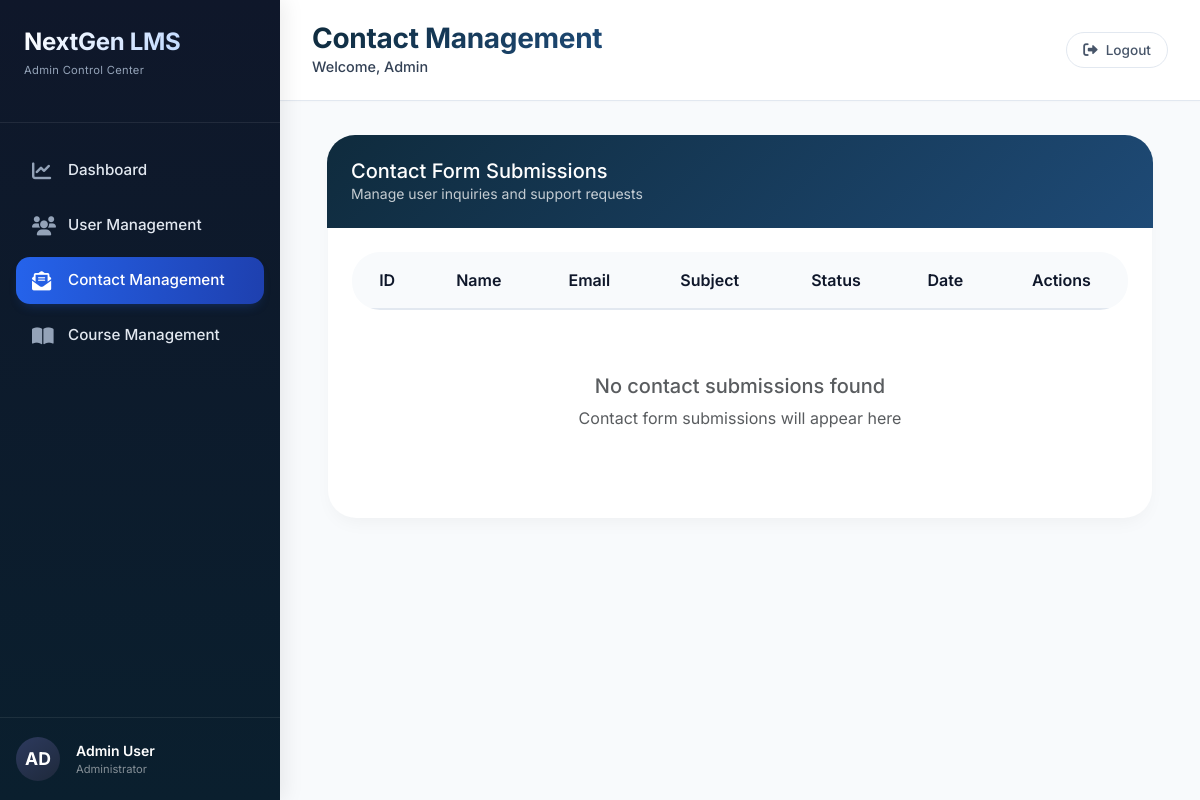
The app's page /admin/contact-management.php (signed in) with its own data.
### tables this page shows
CREATE TABLE IF NOT EXISTS users (
    id INT AUTO_INCREMENT PRIMARY KEY,
    first_name VARCHAR(50) NOT NULL,
    last_name VARCHAR(50) NOT NULL,
    email VARCHAR(100) UNIQUE NOT NULL,
    password VARCHAR(255) NOT NULL,
    phone VARCHAR(20) DEFAULT NULL,
    address TEXT DEFAULT NULL,
    date_of_birth DATE DEFAULT NULL,
    bio TEXT DEFAULT NULL,
    role ENUM('student', 'admin') DEFAULT 'student',
    is_active TINYINT DEFAULT 1,
    created_at TIMESTAMP DEFAULT CURRENT_TIMESTAMP,
    updated_at TIMESTAMP DEFAULT CURRENT_TIMESTAMP ON UPDATE CURRENT_TIMESTAMP,
    INDEX idx_email (email),
    INDEX idx_role (role)
);

### config/database.php (called while the page is built, shortened)
<?php
function getDBConnection() {
    try {
        $pdo = new PDO(
            "mysql:host=" . DB_HOST . ";dbname=" . DB_NAME . ";charset=utf8mb4",
            DB_USER,
            DB_PASS,
            [
                PDO::ATTR_ERRMODE => PDO::ERRMODE_EXCEPTION,
                PDO::ATTR_DEFAULT_FETCH_MODE => PDO::FETCH_ASSOC,
                PDO::ATTR_EMULATE_PREPARES => false
            ]
        );
        return $pdo;
    } catch (PDOException $e) {
        die("Database Connection Failed: " . $e->getMessage());
    }
}
function getUserById($id) {
    $pdo = getDBConnection();
    $columns = ['id', 'first_name', 'last_name', 'email', 'role', 'created_at'];
    $optional_columns = ['phone', 'address', 'date_of_birth', 'bio'];
    foreach ($optional_columns as $col) {
        try {
            $check = $pdo->prepare("SELECT 1 FROM INFORMATION_SCHEMA.COLUMNS WHERE TABLE_SCHEMA = DATABASE() AND TABLE_NAME = 'users' AND COLUMN_NAME = ?");
            $check->execute([$col]);
            if ($check->fetchColumn()) {
                $columns[] = $col;
            }
        } catch (Exception $e) {
        }
    }
    try {
        $sql = "SELECT " . implode(', ', $columns) . " FROM users WHERE id = ? AND is_active = 1";
        $stmt = $pdo->prepare($sql);
        $stmt->execute([$id]);
        $user = $stmt->fetch();
        if ($user) {
            foreach ($optional_columns as $col) {
                if (!isset($user[$col])) {
                    $user[$col] = null;
                }
            }
        }
        return $user;
    } catch (Exception $e) {
        error_log("getUserById error: " . $e->getMessage());
        return null;
    }
}
?>

### admin/contact-management.php (the view, shortened to what this page needs)
<?php
require_once __DIR__ . '/../config/database.php';
$user = getUserById($_SESSION['user_id']);
$contact_page = isset($_GET['contact_page']) ? (int)$_GET['contact_page'] : 1;
$contact_per_page = 10;
$contact_offset = ($contact_page - 1) * $contact_per_page;
try {
    $pdo = getDBConnection();
    $stmt = $pdo->prepare("SELECT * FROM contacts ORDER BY created_at DESC LIMIT ? OFFSET ?");
    $stmt->execute([$contact_per_page, $contact_offset]);
    $contacts = $stmt->fetchAll();
} catch (Exception $e) {
    error_log("Error getting contacts: " . $e->getMessage());
    $contacts = [];
    $total_contacts = 0;
}
$current_page = 'contact-management.php';
?>
<!DOCTYPE html>
<html lang="en">
<head>
    <link rel="stylesheet" href="https://cdnjs.cloudflare.com/ajax/libs/font-awesome/6.0.0-beta3/css/all.min.css">
    <link href="https://cdn.jsdelivr.net/npm/bootstrap@5.3.0-alpha1/dist/css/bootstrap.min.css" rel="stylesheet">
    <link rel="stylesheet" href="css/admin-style.css">
</head>
<body>
<?php include 'includes/sidebar.php'; ?>
            <div class="admin-card">
                <div class="admin-header">
                    <h5 class="mb-0">Contact Form Submissions</h5>
                    <p class="mb-0 small opacity-75">Manage user inquiries and support requests</p>
                </div>
                <div class="card-body p-4">
                    <div class="table-responsive">
                        <table class="admin-table table">
                            <thead>
                                <tr>
                                    <th>ID</th>
                                    <th>Name</th>
                                    <th>Email</th>
                                    <th>Subject</th>
                                    <th>Status</th>
                                    <th>Date</th>
                                    <th>Actions</th>
                                </tr>
                            </thead>
                        </table>
                    </div>
                    <?php if (empty($contacts)): ?>
                        <div class="text-center py-5">
                            <h5 class="text-muted">No contact submissions found</h5>
                            <p class="text-muted">Contact form submissions will appear here</p>
                        </div>
                    <?php endif; ?>
                </div>
            </div>
</div>
</div>
</body>
</html>

### admin/includes/sidebar.php (shortened to what this page needs)
<?php
$pages = [
    'admin-panel.php' => ['label' => 'Dashboard', 'icon' => 'fa-chart-line'],
    'user-management.php' => ['label' => 'User Management', 'icon' => 'fa-users'],
    'contact-management.php' => ['label' => 'Contact Management', 'icon' => 'fa-envelope-open-text'],
    'course-management.php' => ['label' => 'Course Management', 'icon' => 'fa-book-open']
];
$admin_name = trim(($user['first_name'] ?? '') . ' ' . ($user['last_name'] ?? ''));
$initials_source = trim(($user['first_name'] ?? 'A') . ($user['last_name'] ?? 'D'));
$initials = strtoupper(substr(preg_replace('/\s+/', '', $initials_source), 0, 2));
?>
<div class="d-flex admin-layout">
    <aside class="admin-sidebar d-none d-lg-flex flex-column">
        <div class="sidebar-brand">
            <h3>NextGen LMS</h3>
            <p>Admin Control Center</p>
        </div>
        <div class="sidebar-nav flex-grow-1">
            <?php foreach ($pages as $page => $meta): ?>
                <div class="nav-item-custom">
                    <a href="<?php echo $page; ?>" class="nav-link-custom <?php echo $current_page === $page ? 'active' : ''; ?>">
                        <i class="fas <?php echo $meta['icon']; ?>"></i>
                        <span><?php echo $meta['label']; ?></span>
                    </a>
                </div>
            <?php endforeach; ?>
        </div>
        <div class="sidebar-footer">
            <div class="d-flex align-items-center gap-3">
                <div class="admin-avatar">
                    <span><?php echo htmlspecialchars($initials); ?></span>
                </div>
                <div class="text-white small">
                    <div class="fw-semibold"><?php echo htmlspecialchars($admin_name); ?></div>
                    <div class="text-white-50" style="font-size: 0.7rem;">Administrator</div>
                </div>
            </div>
        </div>
    </aside>
    <div class="main-content-panel">
        <nav class="top-navbar d-flex justify-content-between align-items-center gap-3">
            <div class="d-flex align-items-center gap-3 min-w-0">
                <div class="min-w-0">
                    <h1 class="page-title mb-0">
                    </h1>
                    <div class="welcome-text text-truncate">Welcome, <?php echo htmlspecialchars($user['first_name'] ?? 'Admin'); ?></div>
                </div>
            </div>
            <form method="post" action="../user/logout.php" class="m-0">
                <button type="submit" class="logout-nav-btn" aria-label="Logout">
                    <i class="fas fa-right-from-bracket"></i>
                    <span>Logout</span>
                </button>
            </form>
        </nav>
        <div class="admin-content p-3 p-md-4 p-lg-5">

### records on screen
users: initials "AD", admin_name "Admin User", first_name "Admin"

### other values on screen
$meta['label'] "Dashboard"
$meta['label'] "User Management"
$meta['label'] "Contact Management"
$meta['label'] "Course Management"
